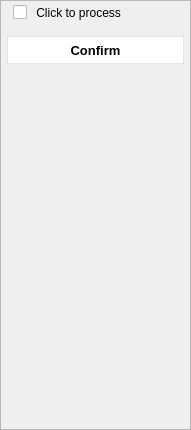
                                  <widget class="QWidget" name="page_2_full_wave">
                                   <property name="geometry">
                                    <rect>
                                     <x>0</x>
                                     <y>0</y>
                                     <width>191</width>
                                     <height>430</height>
                                    </rect>
                                   </property>
                                   <attribute name="label">
                                    <string>· Full wave rectification</string>
                                   </attribute>
                                   <layout class="QVBoxLayout" name="verticalLayout_62">
                                    <property name="spacing">
                                     <number>0</number>
                                    </property>
                                    <property name="leftMargin">
                                     <number>0</number>
                                    </property>
                                    <property name="topMargin">
                                     <number>0</number>
                                    </property>
                                    <property name="rightMargin">
                                     <number>0</number>
                                    </property>
                                    <property name="bottomMargin">
                                     <number>0</number>
                                    </property>
                                    <item>
                                     <widget class="QFrame" name="frame_29">
                                      <property name="frameShape">
                                       <enum>QFrame::StyledPanel</enum>
                                      </property>
                                      <property name="frameShadow">
                                       <enum>QFrame::Raised</enum>
                                      </property>
                                      <layout class="QVBoxLayout" name="verticalLayout_63">
                                       <property name="spacing">
                                        <number>6</number>
                                       </property>
                                       <property name="leftMargin">
                                        <number>0</number>
                                       </property>
                                       <property name="topMargin">
                                        <number>0</number>
                                       </property>
                                       <property name="rightMargin">
                                        <number>0</number>
                                       </property>
                                       <property name="bottomMargin">
                                        <number>0</number>
                                       </property>
                                       <item>
                                        <widget class="QCheckBox" name="checkBox_11">
                                         <property name="sizePolicy">
                                          <sizepolicy hsizetype="Preferred" vsizetype="Preferred">
                                           <horstretch>0</horstretch>
                                           <verstretch>0</verstretch>
                                          </sizepolicy>
                                         </property>
                                         <property name="styleSheet">
                                          <string notr="true">font-weight:1;
font-size:12px;
margin:4px 12px;</string>
                                         </property>
                                         <property name="text">
                                          <string> Click to process</string>
                                         </property>
                                        </widget>
                                       </item>
                                       <item>
                                        <widget class="QPushButton" name="pushButton_20">
                                         <property name="minimumSize">
                                          <size>
                                           <width>150</width>
                                           <height>40</height>
                                          </size>
                                         </property>
                                         <property name="font">
                                          <font>
                                           <family>Segoe UI</family>
                                           <pointsize>10</pointsize>
                                           <italic>false</italic>
                                           <bold>true</bold>
                                          </font>
                                         </property>
                                         <property name="cursor">
                                          <cursorShape>PointingHandCursor</cursorShape>
                                         </property>
                                         <property name="styleSheet">
                                          <string notr="true">background-color: rgb(255, 255, 255);
margin:6px 6px;
border:1px solid rgba(0,0,0,0.1);
</string>
                                         </property>
                                         <property name="text">
                                          <string>Confirm</string>
                                         </property>
                                        </widget>
                                       </item>
                                       <item>
                                        <spacer name="verticalSpacer_4">
                                         <property name="orientation">
                                          <enum>Qt::Vertical</enum>
                                         </property>
                                         <property name="sizeHint" stdset="0">
                                          <size>
                                           <width>20</width>
                                           <height>219</height>
                                          </size>
                                         </property>
                                        </spacer>
                                       </item>
                                      </layout>
                                     </widget>
                                    </item>
                                   </layout>
                                  </widget>
